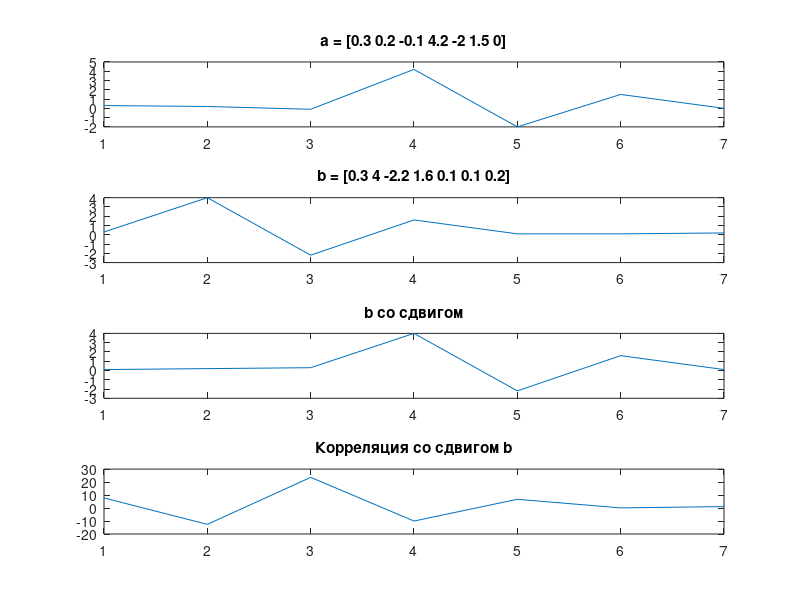

Here is the MATLAB script that generated this plot:
t = (0:100-1)/100;
pi = 3.14;

s1 = cos(2 * pi * t * 15);
s2 = cos(2 * pi * t * 19);
s3 = cos(2 * pi * t * 31);
a = 3 * s1 + 4 * s2 + s3;
b = s1 + 0.25 * s2;

corsa = sum(s1.*a);
corsb = sum(s1.*b);
disp("Корреляция a s1")
disp(corsa);
disp("Корреляция b s1")
disp(corsb);

multa = 0;
multb = 0;
mults = 0;
for n = 1:100
    mults = s1(n) * s1(n) + mults;
    multa = a(n) * a(n) + multa;
    multb = b(n) * b(n) + multb;
end
cornormsa = corsa / sqrt(mults * multa);
cornormsb = corsb / sqrt(mults * multb);
disp("Нормализованая корреляция a s1")
disp(cornormsa);
disp("Нормализованая корреляция b s1")
disp(cornormsb);

a = [0.3 0.2 -0.1 4.2 -2 1.5 0];
b = [0.3 4 -2.2 1.6 0.1 0.1 0.2];
corab = sum(a.*b);
disp("Корреляция a b")
disp(corab);
figure;
subplot(4, 1, 1);
plot(a);
title("a = [0.3 0.2 -0.1 4.2 -2 1.5 0]")
subplot(4, 1, 2);
plot(b);
title("b = [0.3 4 -2.2 1.6 0.1 0.1 0.2]")
maxsdvig = 0;
maxznach = corab;
cormas = zeros(1, length(a));
cormas(1) = corab;
for shift = 2:(length(cormas))
    save1 = b(1);
    b(1) = b(length(b));
    for dvij = 2:length(b)
        save2 = b(dvij);
        b(dvij) = save1;
        save1 = save2;
    end
    corab = sum(a.*b);
    if corab > maxznach
        maxznach = corab;
        maxsdvig = shift - 1;
    end
    cormas(shift) = corab;
end
for i = 0:maxsdvig
    save1 = b(1);
    b(1) = b(length(b));
    for dvij = 2:length(b)
        save2 = b(dvij);
        b(dvij) = save1;
        save1 = save2;
    end
end
disp("Максимальная корреляция");
disp(maxznach);
disp("При сдвиге");
disp(maxsdvig);
subplot(4, 1, 3);
plot(b);
title("b со сдвигом")
subplot(4, 1, 4);
plot(cormas);
title("Корреляция со сдвигом b")
